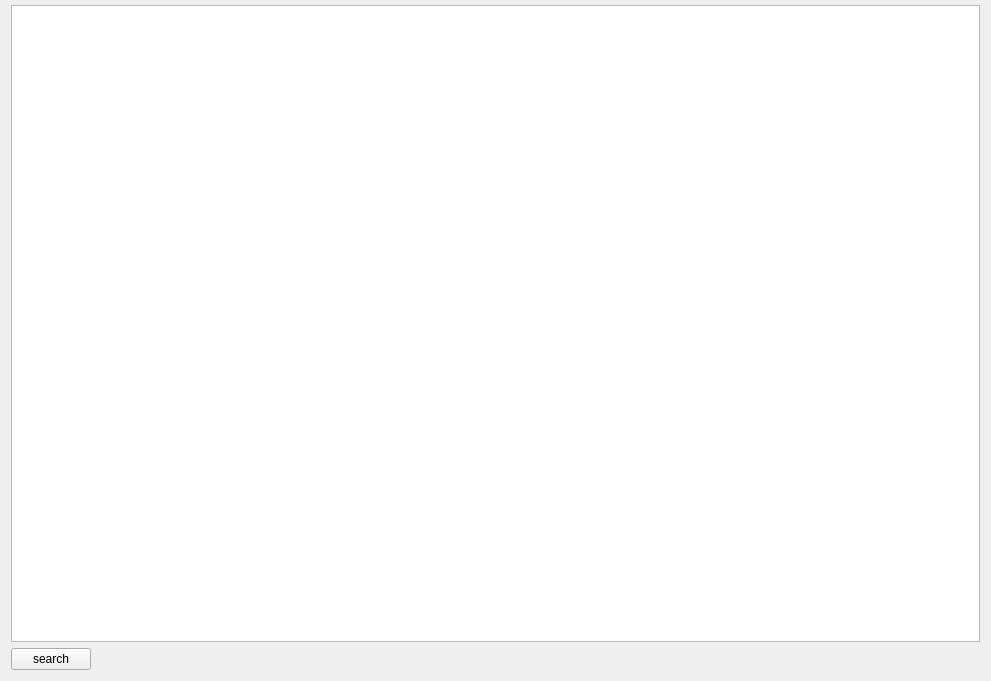
<?xml version="1.0" encoding="UTF-8"?>
<ui version="4.0">
 <class>IPCInfoWidget</class>
 <widget class="QWidget" name="IPCInfoWidget">
  <property name="geometry">
   <rect>
    <x>0</x>
    <y>0</y>
    <width>991</width>
    <height>681</height>
   </rect>
  </property>
  <property name="windowTitle">
   <string>Form</string>
  </property>
  <layout class="QVBoxLayout" name="verticalLayout">
   <property name="topMargin">
    <number>5</number>
   </property>
   <item>
    <widget class="QTableWidget" name="tableWidget"/>
   </item>
   <item>
    <layout class="QHBoxLayout" name="horizontalLayout">
     <item>
      <widget class="QPushButton" name="search">
       <property name="text">
        <string notr="true">search</string>
       </property>
      </widget>
     </item>
     <item>
      <widget class="QLabel" name="label">
       <property name="text">
        <string/>
       </property>
      </widget>
     </item>
     <item>
      <spacer name="horizontalSpacer">
       <property name="orientation">
        <enum>Qt::Horizontal</enum>
       </property>
       <property name="sizeHint" stdset="0">
        <size>
         <width>40</width>
         <height>20</height>
        </size>
       </property>
      </spacer>
     </item>
    </layout>
   </item>
  </layout>
 </widget>
 <resources/>
 <connections/>
</ui>
